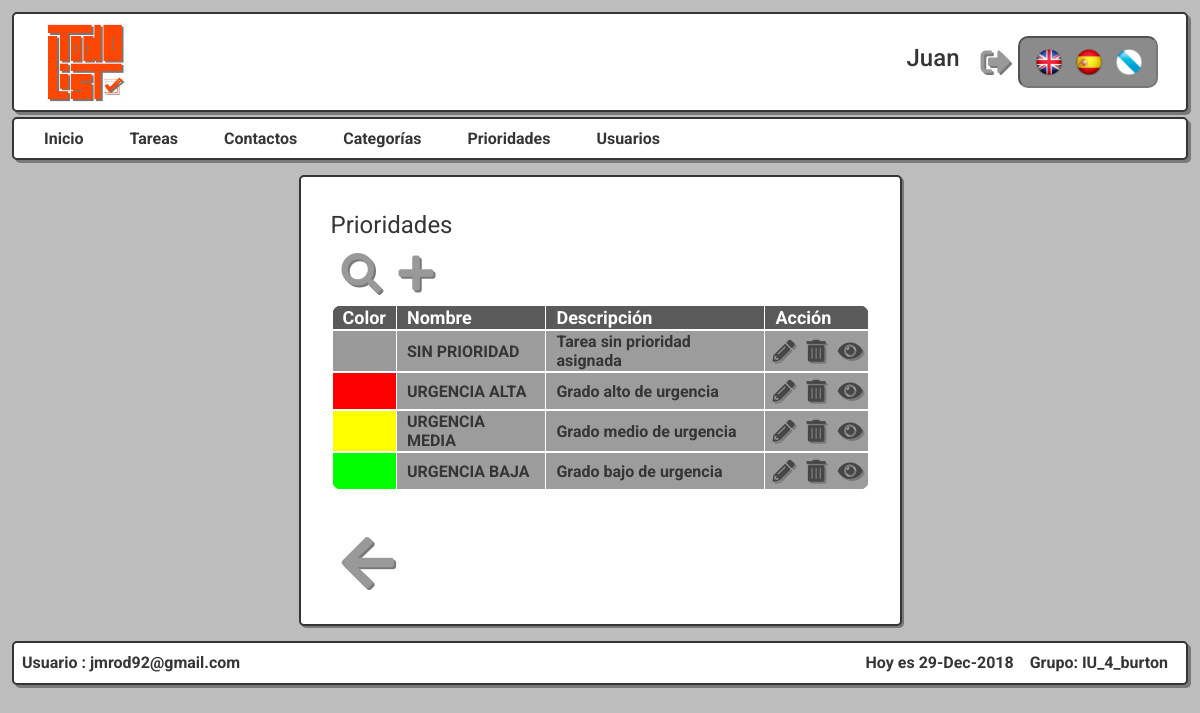
/Controllers/Prioridad_Controller.php?accion=SHOWALL (signed in), run on the app's committed database.
### tables this page shows
CREATE TABLE IF NOT EXISTS `PRIORIDAD` (
  `id_pri` MEDIUMINT NOT NULL AUTO_INCREMENT PRIMARY KEY,
  `nom_pri` varchar(20) NOT NULL ,
  `desc_pri` varchar(150) NOT NULL,
  `codcolor_pri` varchar(10) NOT NULL
);

### Models/PRIORIDAD_Model.php (called while the page is built, shortened)
<?php
class PRIORIDAD_Model {
  function __construct($id, $nombre, $color, $desc){
    include_once '../Models/Access_DB.php';
    $this->mysqli = ConnectDB();
  }
  function Showall(){
		$result = $this->mysqli->query("SELECT * FROM PRIORIDAD");
		return mysqli_fetch_all($result, MYSQLI_ASSOC);
  }
}
 ?>

### Models/Access_DB.php (called while the page is built)
<?php
function ConnectDB()
{
    $mysqli = new mysqli("localhost", 'todolistdba', 'todolistpass' , 'TODOLISTDB');
	if ($mysqli->connect_errno) {
		include './MESSAGE_View.php';
		new MESSAGE("Fallo al conectar a MySQL: (" . $mysqli->connect_errno . ") " . $mysqli->connect_error, './index.php');
		return false;
	}
	else{
		return $mysqli;
	}
}
?>

### Views/Prioridad_Views/Prioridad_SHOWALL.php (the view, shortened to what this page needs)
<?php
	class Prioridad_SHOWALL{
		function __construct($datos){
			$this->render($datos);
		}
		function render($datos){
            include '../Views/Header.php';?>
<div class="col-md-3"></div>
<div class="col-md-6 contenido articulo">
    <fieldset id="showall">
        <legend><?php echo $strings['Prioridades'];?></legend>
        <div class="container-showall-btn">
            <button class="form-btn" role="link" onclick="window.location='../Controllers/Prioridad_Controller.php?accion=SEARCH'"><i class="fas fa-search"></i>
            <button class="form-btn" role="link" onclick="window.location='../Controllers/Prioridad_Controller.php?accion=ADD'"><i class="fas fa-plus"></i>
        </div>
        <table>
        <thead>
        <tr>
                <th><?php echo $strings['Color'];?></th>
                <th><?php echo $strings['Nombre'];?></th>
                <th><?php echo $strings['Descripción'];?></th>
                <th colspan="3"><?php echo $strings['Acción'];?></th>
        </tr>
        </thead>
            <tr>
            <?php if(count($datos, COUNT_RECURSIVE)!= 4){
                    foreach($datos as $datos) :
                    ?>
                <td style="background-color:<?php echo $datos['codcolor_pri']; ?>;"></td>
                <?php if($datos['nom_pri'] == 'SIN PRIORIDAD'){?>
                    <td><?php echo $strings[$datos['nom_pri']]."\n"; ?></td>
                    <td><?php echo $strings[$datos['desc_pri']]."\n"; ?></td>
                <?php }else{?>
                    <td><?php echo $datos['nom_pri']."\n"; ?></td>
                    <td><?php echo $datos['desc_pri']."\n"; ?></td>
                <?php }?>
                <?php if($datos['nom_pri'] == 'SIN PRIORIDAD'){?>
                <td class="tb-btn disable"><button class="editbtn disable" role="link"><i class="fas fa-pencil-alt"></i></button></td>
                <td class="tb-btn disable"><button class="editbtn disable" role="link"><i class="fas fa-trash-alt"></i></button></td>
                <?php }else{?>
                <td class="tb-btn"><button class="editbtn" role="link" onclick="window.location='../Controllers/Prioridad_Controller.php?accion=EDIT&param=<?php echo $datos['id_pri']?>';"><i class="fas fa-pencil-alt"></i></button></td>
                <td class="tb-btn"><button class="editbtn" role="link" onclick="window.location='../Controllers/Prioridad_Controller.php?accion=DELETE&param=<?php echo $datos['id_pri']?>';"><i class="fas fa-trash-alt"></i></button></td>
                <?php }?>
                <td class="tb-btn"><button class="editbtn" role="link" onclick="window.location='../Controllers/Prioridad_Controller.php?accion=SHOWCURRENT&param=<?php echo $datos['id_pri']?>';"><i class="fas fa-eye"></i></button></td>
            </tr>
            <?php endforeach;};?>
            </table>
        <div class="container-btn">
            <button class="form-btn" role="link" onclick="window.location='./Index_Controller.php';"><i class="fas fa-arrow-left"></i>
        </div>
    </fieldset>
</div>
<?php
			include '../Views/Footer.php';
		}
	}
?>

### Views/css/style.css (style rules this page uses)
body { font-family: 'Roboto', sans-serif; margin: 12px; background-color: rgb(189, 189, 189); }
.contenido { margin: 15px; background-color: white; color: rgb(53, 53, 53); border: 2px solid rgb(53, 53, 53); border-radius: 5px; font-size: 18px; padding: 30px; }
.fas { margin-left: 5px; font-size: 30px; color: rgb(153, 153, 153); text-shadow: 2px 2px rgb(121, 121, 121); }
.articulo { margin-left: 0px; width:100px; box-shadow: 2px 2px rgb(121, 121, 121); }
.form-btn { border: none; background-color: rgba(0,0,0,0); }
.form-btn .fas { margin-left: 5px; font-size: 30px; color: rgb(153, 153, 153); text-shadow: 2px 2px rgb(121, 121, 121); }
table { width: 100%; margin-top: 10px; color: rgb(53, 53, 53); }
tr { border: 2px solid white; }
td { font-weight: bold; border: 1px solid white; padding-left: 10px; padding-right:10px; background-color: rgb(156, 156, 156); }
th { color: white; font-size: 18px; border: 1px solid white; padding-left: 10px; padding-right:10px; background-color: rgb(90, 90, 90); }
.tb-btn { border: none; padding:0; padding-top: 5px; padding-bottom: 5px; }
table tbody tr:last-child td:first-child { border-radius: 0 0 0 10px; }
table tbody tr:last-child td:last-child { border-radius: 0 0 10px 0; }
.editbtn { border: none; background-color: rgba(0,0,0,0); padding: 2px; padding-right: 5px; }
.editbtn .fas { font-size: 22px; color: rgb(70, 70, 70); text-shadow: 2px 2px rgb(121, 121, 121); }
.container-showall-btn .form-btn .fas { font-size: 40px; }
legend { border-bottom: 1px solid white; }
#showall .container-btn { padding-top: 20px; border-top: 1px solid white; }
#showall .container-btn .fas { font-size:60px; }
table { margin-bottom: 20px; }
table thead th:first-child { border-radius: 10px 0 0 0; }
table thead th:last-child { border-radius: 0 10px 0 0; }

### data on the page
prioridad: nom_pri "SIN PRIORIDAD", desc_pri "Tarea sin prioridad asignada"
prioridad: nom_pri "URGENCIA ALTA", desc_pri "Grado alto de urgencia"
prioridad: nom_pri "URGENCIA MEDIA", desc_pri "Grado medio de urgencia"
prioridad: nom_pri "URGENCIA BAJA", desc_pri "Grado bajo de urgencia"

### other printed values
$_SESSION['nombre'] "Juan"
$strings['Inicio'] "Inicio"
$strings['Tareas'] "Tareas"
$strings['Contactos'] "Contactos"
$strings['Categorías'] "Categorías"
$strings['Prioridades'] "Prioridades"
$strings['Usuarios'] "Usuarios"
$strings['Color'] "Color"
$strings['Nombre'] "Nombre"
$strings['Descripción'] "Descripción"
$strings['Acción'] "Acción"
$strings['Usuario'] "Usuario"
$_SESSION['email'] "jmrod92@gmail.com"
$strings['Hoy es'] "Hoy es"
$strings['Grupo'] "Grupo"
